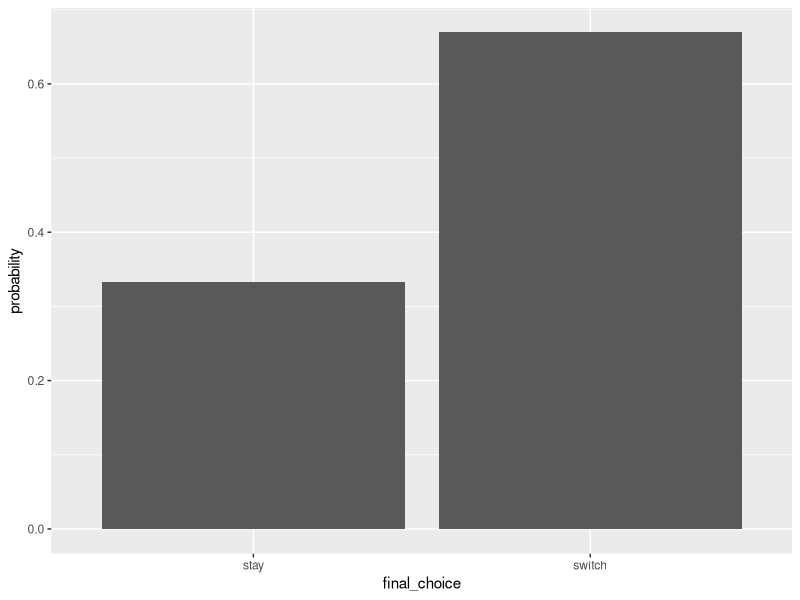

Recreate this plot in R.
## ---- chunk 1
set.seed(42)
library(dplyr)
library(ggplot2)
## ---- chunk 2
sim_n <- 1000

sim_initial_choice <- function(n = sim_n) {
        
        door_choice <- runif(n)
        door_choice <- ifelse(door_choice <= 1/3, 1
               , ifelse(door_choice <= 2/3, 2, 3))
        car <- runif(n)
        car <- ifelse(car <= 1/3, 1
                      , ifelse(car <= 2/3, 2, 3))
        final_choice <- runif(n)
        final_choice <- ifelse(final_choice <= 1/2, 'switch', 'stay')
        df <- data.frame(door_choice, car, final_choice)
}
## ---- chunk 3
## This simulates the choice a contestant would make 
## assuming the car is behind door #1 and they choose to make a switch
sim_result <- function(df = sim_df) {
        
        df[,4] <- NA;
        names(df)[4] <- "result"
        for(i in 1:nrow(df)) {
                if(df[i,"final_choice"] == "stay") {
                        if(df[i,"door_choice"] == df[i, "car"]) {
                                df[i, "result"] <- 1
                        }
                        else {
                                df[i, "result"] <- 0
                        }
                }
                else {
                        if(df[i, "door_choice"] != df[i, "car"]) {
                                df[i, "result"] <- 1
                        }
                        else {
                                df[i, "result"] <- 0
                        }
                        
                }
        }
        df
}
## ---- chunk 4
## summarise the results and return a Data Frame
## also add a column for the probability of results 
## given a car or a goat output
result_summary <- function(df) {
        
        df <- df %>%
                group_by(final_choice) %>%
                summarise(probability = mean(result), variance = var(result))
        
}
## ---- chunk 5
## Plot the initial results
plot_summary <- function(df) {
        
        ggplot(df, aes(x = final_choice, y = probability)) +
                geom_bar(stat = "identity") 
        
}
## ---- chunk 6

## First we create the data set that contains random contestant selections, car door assignment, and stay or switch
df <- sim_initial_choice(sim_n)
summary(df)
head(df)

## Run the sum_result function to see what the results are
df <- sim_result(df)
summary(df)
head(df)

## Now calculate the probability and the variance
df <- result_summary(df)
summary(df)
head(df)

## Plot the results
plot_summary(df)
